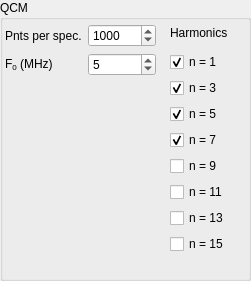
   <widget class="QGroupBox" name="qcm_box">
    <property name="geometry">
     <rect>
      <x>370</x>
      <y>480</y>
      <width>251</width>
      <height>281</height>
     </rect>
    </property>
    <property name="title">
     <string>QCM</string>
    </property>
    <widget class="QWidget" name="verticalLayoutWidget">
     <property name="geometry">
      <rect>
       <x>170</x>
       <y>20</y>
       <width>67</width>
       <height>234</height>
      </rect>
     </property>
     <layout class="QVBoxLayout" name="verticalLayout">
      <item>
       <widget class="QLabel" name="harmonics_label">
        <property name="text">
         <string>Harmonics</string>
        </property>
       </widget>
      </item>
      <item>
       <widget class="QCheckBox" name="n1_on">
        <property name="text">
         <string>n = 1</string>
        </property>
        <property name="checked">
         <bool>true</bool>
        </property>
        <property name="tristate">
         <bool>false</bool>
        </property>
       </widget>
      </item>
      <item>
       <widget class="QCheckBox" name="n3_on">
        <property name="text">
         <string>n = 3</string>
        </property>
        <property name="checked">
         <bool>true</bool>
        </property>
        <property name="tristate">
         <bool>false</bool>
        </property>
       </widget>
      </item>
      <item>
       <widget class="QCheckBox" name="n5_on">
        <property name="text">
         <string>n = 5</string>
        </property>
        <property name="checked">
         <bool>true</bool>
        </property>
       </widget>
      </item>
      <item>
       <widget class="QCheckBox" name="n7_on">
        <property name="text">
         <string>n = 7</string>
        </property>
        <property name="checked">
         <bool>true</bool>
        </property>
       </widget>
      </item>
      <item>
       <widget class="QCheckBox" name="n9_on">
        <property name="text">
         <string>n = 9</string>
        </property>
       </widget>
      </item>
      <item>
       <widget class="QCheckBox" name="n11_on">
        <property name="text">
         <string>n = 11</string>
        </property>
       </widget>
      </item>
      <item>
       <widget class="QCheckBox" name="n13_on">
        <property name="text">
         <string>n = 13</string>
        </property>
       </widget>
      </item>
      <item>
       <widget class="QCheckBox" name="n15_on">
        <property name="text">
         <string>n = 15</string>
        </property>
       </widget>
      </item>
     </layout>
    </widget>
    <widget class="QWidget" name="formLayoutWidget_4">
     <property name="geometry">
      <rect>
       <x>5</x>
       <y>24</y>
       <width>151</width>
       <height>53</height>
      </rect>
     </property>
     <layout class="QFormLayout" name="formLayout_3">
      <item row="0" column="0">
       <widget class="QLabel" name="qcm_points_label">
        <property name="text">
         <string>Pnts per spec.</string>
        </property>
       </widget>
      </item>
      <item row="0" column="1">
       <widget class="QSpinBox" name="set_points_per_qcm_spec">
        <property name="maximum">
         <number>10000</number>
        </property>
        <property name="value">
         <number>1000</number>
        </property>
       </widget>
      </item>
      <item row="1" column="0">
       <widget class="QLabel" name="qcm_f0_label">
        <property name="text">
         <string>&lt;html&gt;&lt;head/&gt;&lt;body&gt;&lt;p&gt;F&lt;span style=&quot; vertical-align:sub;&quot;&gt;0&lt;/span&gt; (MHz)&lt;/p&gt;&lt;/body&gt;&lt;/html&gt;</string>
        </property>
        <property name="textFormat">
         <enum>Qt::RichText</enum>
        </property>
       </widget>
      </item>
      <item row="1" column="1">
       <widget class="QSpinBox" name="set_f0">
        <property name="minimum">
         <number>4</number>
        </property>
        <property name="maximum">
         <number>12</number>
        </property>
        <property name="singleStep">
         <number>1</number>
        </property>
        <property name="value">
         <number>5</number>
        </property>
       </widget>
      </item>
     </layout>
    </widget>
   </widget>
